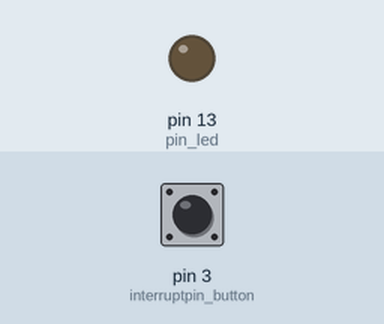
Simulated run of this sketch. Board: Arduino Uno, built with avr-gcc and run on an emulated ATmega328P. On the bench: output pins drawn as LEDs (lit = HIGH). Dashed ring = blinking. The test bench sets the inputs (shaded band); at power-on: pin 3 (interruptpin_button) HIGH.

Above: at 1.2 s.
1.3 s: pin 3 (interruptpin_button) pulled LOW for 1 s
At 1.5 s:
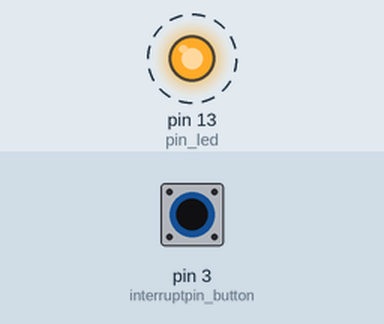
3.8 s: pin 3 (interruptpin_button) pulled LOW for 3.2 s
At 8.6 s:
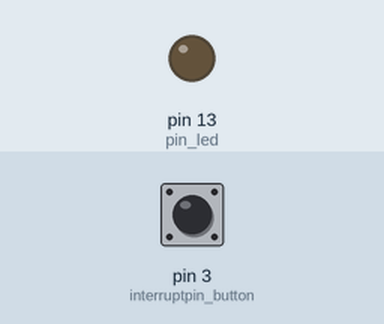
Timing chart, 0 to 10.1 s (numbered marks = the images above; inputs shaded):
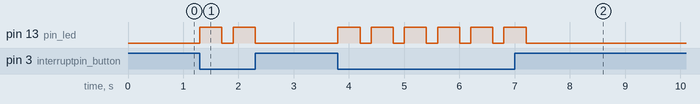

Measured:
- after the input at 1.3 s, pin 13 (pin_led): alternates HIGH for 0.40 s and LOW for 0.20 s, 4 changes in all, then stays LOW, starting at once
- after the input at 3.8 s, pin 13 (pin_led): alternates HIGH for 0.40 s and LOW for 0.20 s, 12 changes in all, then stays LOW, starting at once

The sketch:

A1_4.ino
```cpp
// ##### Aufgabe 1.4 #####
// Digital I/O / Blinking LED
// Board connection pin of the LED
// ANODE (+) -> "longer leg" of the LED

uint8_t pin_led = 13;
uint8_t interruptpin_button = 3;


bool ledState = LOW;
bool ledIsBlinking = false;

// ################################################################################


void toggle_ledstate() {
  ledState = !ledState;
}

void setup() {
  pinMode(pin_led, OUTPUT);
  pinMode(interruptpin_button, INPUT_PULLUP);
  digitalWrite(pin_led, ledState);
  attachInterrupt(digitalPinToInterrupt(interruptpin_button), led_off, LOW);
}

void loop() {
  if (ledIsBlinking) {
    toggle_ledstate();
    digitalWrite(pin_led, ledState);
    delay(400);
    toggle_ledstate();
    digitalWrite(pin_led, ledState);
    delay(200);
  }
}

void led_off() {
  ledIsBlinking = !ledIsBlinking;
}
```
